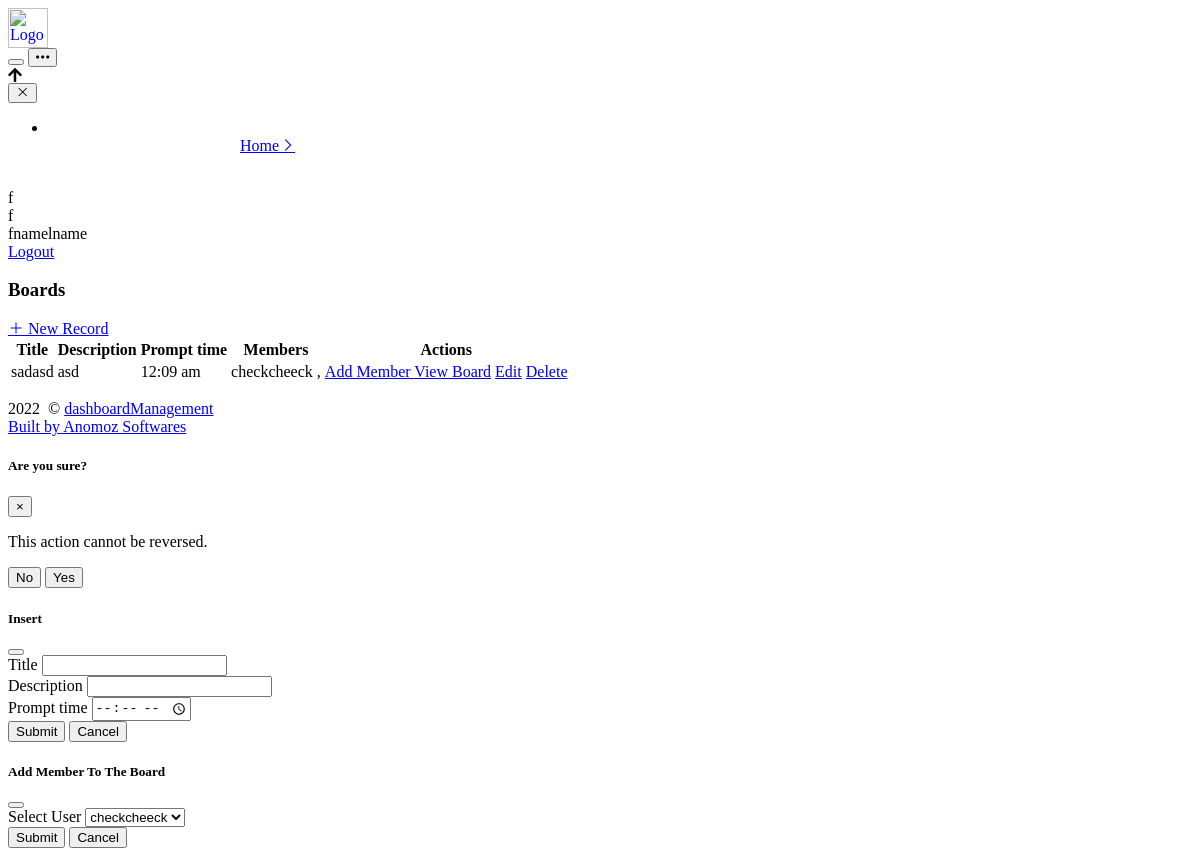
Page /home.php (signed in) on the committed database.
### tables this page shows
CREATE TABLE IF NOT EXISTS `dashboardmanagement_users` (
  `id` varchar(256) NOT NULL,
  `name` varchar(256) DEFAULT '',
  `email` varchar(256) DEFAULT '',
  `password` varchar(256) DEFAULT '',
  `first_name` varchar(256) DEFAULT '',
  `last_name` varchar(256) DEFAULT '',
  `timeAdded` varchar(256) DEFAULT '',
  `prompt_user` varchar(256) DEFAULT '',
  `boardId` varchar(256) DEFAULT '',
  PRIMARY KEY (`id`)
);

CREATE TABLE IF NOT EXISTS `dashboardmanagement_boards` (
  `id` varchar(200) NOT NULL,
  `title` varchar(256) DEFAULT '',
  `description` varchar(256) DEFAULT '',
  `timeAdded` varchar(256) DEFAULT NULL,
  `userId` varchar(256) DEFAULT '',
  `prompt_time` varchar(256) DEFAULT '',
  PRIMARY KEY (`id`)
);

CREATE TABLE IF NOT EXISTS `dashboardmanagement_board_users` (
  `id` varchar(256) NOT NULL,
  `userId` varchar(256) DEFAULT '',
  `boardId` varchar(256) DEFAULT '',
  `timeAdded` varchar(256) DEFAULT '',
  PRIMARY KEY (`id`)
);

### global.php (called while the page is built, shortened)
<?
include_once("database.php");
require_once("./includes/core/session.php");
require_once("./includes/core/dbmodel.php");
setLoginUserSessionVariables();
$g_body_class = "";
$filenameLink = basename($_SERVER['PHP_SELF']);
$getCustomersFromDB = getAll($con,"SELECT * FROM ".$g_projectSlug."_users");
?>

### includes/core/session.php (called while the page is built, shortened)
<?php
function setLoginUserSessionVariables(){
    global $con, $g_projectSlug, $logged, $session_role, $session_id, $session_userId, $session_password ,$session_name, $session_email, $session_phone, $session_data;
    if (isset($_SESSION['email'])&&isset($_SESSION['password']))
    {
        $session_password = $_SESSION['password'];
        $session_email =  $_SESSION['email'];
        $query = "SELECT *  FROM ".$g_projectSlug."_users WHERE email='$session_email' AND password='$session_password'";
        $result = $con->query($query);
        if ($result->num_rows > 0){
            while($row = $result->fetch_assoc())
            {
                $logged=1;
                $session_id = $row['id'];
                $session_name = $row['name'];
            }
        }else
        {
            $logged=0;
        }
    }
    else
    {
            $logged=0;
    }
}
        ?>

### database.php (called while the page is built, shortened)
<?php
$g_projectSlug = "dashboardManagement";
?>

### includes/core/dbmodel.php (called while the page is built, shortened)
<?php
    function getRow($con,$sql){
    	if ($result = $con->query($sql)) {
            $row = mysqli_fetch_assoc($result);
            return $row;
        } else {
            return false;
        }
    }
    function getAll($con,$sql){
        $result = $con->query($sql);
        $list = array();
        while ($row = mysqli_fetch_assoc($result)){
            $list[] = $row;
        }
        return $list;
    }
?>

### home.php (the view, shortened to what this page needs)
<?
require("./global.php");
$idFromName=array();
$users=getAll($con,"SELECT * from dashboardmanagement_users");
foreach($users as $row)
{
	$idFromName[$row['id']]=$row['name'];
}
$primaryTableName = "boards";
$arrayFields_crud = array(
    "title" => ["input", "required", "", "text"],
    "description" => ["input", "", "", "text"],
    "prompt_time" => ["input", "", "", "time"],
);
?>
<!DOCTYPE html>
<html lang="en">
	<head><?require("./includes/views/head.php")?>
</head>
	<body class="<?echo $g_body_class?>">
		<?require("./includes/views/header.php")?>
        	<div class="kt-grid kt-grid--hor kt-grid--root">
			<div class="kt-grid__item kt-grid__item--fluid kt-grid kt-grid--ver kt-page">
				<div class="kt-grid__item kt-grid__item--fluid kt-grid kt-grid--hor kt-wrapper" id="kt_wrapper">
                    <?require("./includes/views/topmenu.php")?>
					<div class="kt-body kt-grid__item kt-grid__item--fluid kt-grid kt-grid--hor kt-grid--stretch" id="kt_body">
						<div class="kt-content  kt-grid__item kt-grid__item--fluid kt-grid kt-grid--hor" id="kt_content">
							<div class="kt-container  kt-grid__item kt-grid__item--fluid">
								<div class="kt-portlet kt-portlet--mobile">
									<div class="kt-portlet__head kt-portlet__head--lg">
										<div class="kt-portlet__head-label">
											<h3 class="kt-portlet__head-title">
												<?echo ucfirst(str_replace("_", " ", $primaryTableName));?>
											</h3>
										</div>
										<div class="kt-portlet__head-toolbar">
											<div class="kt-portlet__head-wrapper">
												<div class="kt-portlet__head-actions">
												    <a href="#" class="btn btn-brand btn-elevate btn-icon-sm" data-toggle="modal" data-target="#create_record_modal">
														<i class="la la-plus"></i>
														New Record
													</a>
												</div>
											</div>
										</div>
									</div>
									<div class="kt-portlet__body">
                                        <form action="" method="post">
    										<table class="table table-striped- table-bordered table-hover table-checkable add-search" id="kt_table_1">
    											<thead>
    												<tr>
    													<?
    													$query = "SELECT *,b.id as boardId from dashboardmanagement_boards b left JOIN dashboardmanagement_board_users bu on b.id=bu.boardId where b.userId='$session_id' || bu.userId='$session_id'";
    													$header = getRow($con, $query. " limit 1");
    												    foreach($arrayFields_crud as  $col => $info){
												            if(array_key_exists($col, $header)){
													            if(strpos($info[1], "hidden")===false){?>
													                <th><?echo ucfirst(str_replace("_", " ", $col))?></th>
    													<?}}}?>
    													<th>Members</th>
    													<th>Actions</th>
    												</tr>
    											</thead>
    											<tbody>
    											    <?$results = getAll($con, $query);
    											    foreach($results as $row){?>
        												<tr>
        													<?foreach($arrayFields_crud as $col => $info){
        													    if(strpos($info[1], "hidden")===false){?>
        													    <td>
        													        <?
        													        if(array_key_exists($col, $header)){
            													        if(false){
            													        }else{
                													        if(in_array($info[3], ["image", "file"])){
                													            if((strpos($info[1], 'multiple') !== false)){
                													                $files = $row[$col];
                													            }else{
                													                $files = [$row[$col]];
                													            }
                													            foreach($files as $file){?>
                													                <?if($file!=""){?>
                													                    <?if($info[3]=="image"){?>
                													                        <a href="./uploads/<?echo $file?>" target="_blank"><img src="./uploads/<?echo $file?>" class="img-thumbnail" style="height:90px;"  onerror="this.src='./assets/media/404.png';"></a>
                													                    <?}else if($info[3]=="file"){?>
                													                        <a href="./uploads/<?echo $file?>" target="_blank" class='badge btn-info btn-sm'>View File</a>
                													                    <?}?>
                													                <?}?>
                													            <?}?>
                    													    <?}else{
                    													        if((strpos($info[1], 'multiple') !== false)){
                    													           foreach(($row[$col]) as $mData){
                    													               echo $mData.", ";
                    													           }
                    													        }else{
                    													        	if($col=="prompt_time")
                													        			echo date('h:i a ', strtotime($row[$col]));
                    													        	else
                    													            	echo ($row[$col]);
                    													        }
                													        }
                													    }
            													    }?>
        													    </td>
        													<?}}?>
        													<td>
        														<?
        														$bId=$row['boardId'];
        														$boardUsers=getAll($con,"select * from dashboardManagement_board_users where boardId='$bId'");
    															foreach($boardUsers as $srow){
    																echo $idFromName[$srow['userId']]." , ";
        														}?>
        													</td>
        													<td>
        														<a href="#" class="btn btn-warning" data-toggle="modal" data-target="#add_member" data-mydata='<?echo  (json_encode($row, true));?>' >Add Member </a>
        														<a class="btn btn-primary" href="./viewBoard.php?bId=<?echo $bId?>">View Board</a>
        													    <a href="#" class="btn btn-warning" data-toggle="modal" data-target="#create_record_modal" data-mydata='<?echo  (json_encode($row, true));?>' >Edit</a>
        													    <a href="#" class="btn btn-danger" data-toggle="modal" data-target="#delete_record" data-url="?<?if(isset($_GET['id'])){echo "id=".$_GET['id']."&";}?>delete-record=<?echo $row['boardId']?>">Delete</a>
        													</td>
        												</tr>
    												<?}?>
    											</tbody>
    										</table>
                                        </form>
									</div>
								</div>
							</div>
						</div>
					</div>
					<?require("./includes/views/footer.php")?>
				</div>
			</div>
		</div>
        <?require("./includes/views/footerjs.php")?>
	</body>
	<div class="modal fade" id="create_record_modal" tabindex="-1" role="dialog" aria-labelledby="exampleModalLabel" aria-hidden="true">
		<div class="modal-dialog" role="document">
			<div class="modal-content">
				<div class="modal-header">
					<h5 class="modal-title" id="modelTitle">Insert</h5>
					<button type="button" class="close" data-dismiss="modal" aria-label="Close">
					</button>
				</div>
				<div class="modal-body">
					<form class="kt-form" action="" method="Post" enctype="multipart/form-data">
						<div class="kt-portlet__body">
						    <?foreach($arrayFields_crud as $col => $info){?>
						    <div class="form-group">
						        <?if(strpos($info[1], "hidden")===false){?>
								    <label><?echo ucfirst(str_replace("_", " ", $col))?></label>
								<?}?>
								<?if($info[0]=="input" && in_array($info[3], ["text", "email", "password", "number", "file", "date", "time", "color", "datetime", "checkbox", "radio"])){?>
								    <?if(in_array($info[3], ["checkbox", "radio"])){?>
								        <?foreach($info[2] as $i=> $option){?>
    								        <div class="form-check">
                                              <input name="<?echo $col?><?if((strpos($info[1], 'multiple') !== false)){echo '[]'; }?>" class="form-check-input" type="<?echo $info[3]?>" value="<?echo $i?>" id="<?echo $col?>" <?echo $info[1]?>>
                                              <label class="form-check-label" for="<?echo $col?>">
                                                <?echo ucfirst(str_replace("_", " ", $option))?>
                                              </label>
                                            </div>
                                        <?}?>
								    <?}else{?>
								    <input type="<?echo $info[3]?>" name="<?echo $col?><?if((strpos($info[1], 'multiple') !== false)){echo '[]'; }?>" class="form-control" <?echo $info[1]?>  >
								    <?}?>
								<?}else if($info[0]=="select"){?>
								    <select name="<?echo $col?><?if((strpos($info[1], 'multiple') !== false)){echo '[]'; }?>" class="form-control" <?echo $info[1]?>  >
    								    <?foreach($info[2] as $i=> $option){?>
    								        <option value="<?echo $i?>"><?echo $option?></option>
    								    <?}?>
								    </select>
								<?}else if($info[0]=="input" && in_array($info[3], ["image"])){?>
								    <input type="file" name="<?echo $col?><?if((strpos($info[1], 'multiple') !== false)){echo '[]'; }?>" class="form-control" <?echo $info[1]?>  >
								<?}else if($info[0]=="textarea"){?>
								    <textarea type="text" name="<?echo $col?>" class="form-control" <?echo $info[1]?>  ></textarea>
								<?}else{?>
								    <code><?echo $col?> Couldn't render</code>
								<?}?>
							</div>
							<?}?>
						</div>
						<div class="kt-portlet__foot">
							<div class="kt-form__actions">
								<input type="submit" name="create_package" value="Submit" class="btn btn-primary">
								<button type="button" class="btn btn-secondary" data-dismiss="modal">Cancel</button>
							</div>
						</div>
					</form>
				</div>
			</div>
		</div>
	</div>
	<div class="modal fade" id="add_member" tabindex="-1" role="dialog" aria-labelledby="exampleModalLabel" aria-hidden="true">
		<div class="modal-dialog" role="document">
			<div class="modal-content">
				<div class="modal-header">
					<h5 class="modal-title" id="modelTitle">Add Member To The Board</h5>
					<button type="button" class="close" data-dismiss="modal" aria-label="Close">
					</button>
				</div>
				<div class="modal-body">
					<form class="kt-form" action="" method="Post" enctype="multipart/form-data">
						<div class="kt-portlet__body">
						    <div class="form-group">
								<label>Select User</label>
								<select name="user" class="form-control">
									<?$allUsers=getAll($con,"select * from dashboardManagement_users where id!='$session_id'");
									foreach($allUsers as $row){?>
										<option value="<?echo $row['id']?>"><?echo $row['name']?></option>
									<?}?>
								</select>
							</div>
						</div>
						<div class="kt-portlet__foot">
							<div class="kt-form__actions">
								<input type="submit" name="assign_member" value="Submit" class="btn btn-primary">
								<button type="button" class="btn btn-secondary" data-dismiss="modal">Cancel</button>
							</div>
						</div>
					</form>
				</div>
			</div>
		</div>
	</div>
</html>

### includes/views/topmenu.php (shortened to what this page needs)
<div id="kt_header" class="kt-header  kt-header--fixed " data-ktheader-minimize="on">
						<div class="kt-container  kt-container--fluid ">
							<button class="kt-header-menu-wrapper-close" id="kt_header_menu_mobile_close_btn"><i class="la la-close"></i></button>
							<div class="kt-header-menu-wrapper kt-grid__item kt-grid__item--fluid" id="kt_header_menu_wrapper">
								<div id="kt_header_menu" class="kt-header-menu kt-header-menu-mobile ">
									<ul class="kt-menu__nav">
									    <?if($logged==1 ){?>
                                            <li class="kt-menu__item <?if($filenameLink=='home.php'){echo 'kt-menu__item--here';}?>" data-ktmenu-submenu-toggle="click" aria-haspopup="true">
                                                <a href="./home.php" class="kt-menu__link"><span class="kt-menu__link-text">Home</span><i class="kt-menu__ver-arrow la la-angle-right"></i></a>
                                            </li>
                                        <?}?>
                                    </ul>
								</div>
							</div>
							<?if($logged==1){?>
							<div class="kt-header__topbar kt-grid__item">
								<div class="kt-header__topbar-item kt-header__topbar-item--user">
									<div class="kt-header__topbar-wrapper" data-toggle="dropdown" data-offset="10px,0px">
										<span class="kt-badge kt-badge--username kt-badge--unified-success kt-badge--lg kt-badge--rounded kt-badge--bold"><?echo substr($session_name, 0, 1);?></span>
									</div>
									<div class="dropdown-menu dropdown-menu-fit dropdown-menu-right dropdown-menu-anim dropdown-menu-xl">
									<div class="kt-user-card kt-user-card--skin-light kt-notification-item-padding-x">
											<div class="kt-user-card__avatar">
											    <span class="kt-badge kt-badge--username kt-badge--unified-success kt-badge--lg kt-badge--rounded kt-badge--bold"><?echo substr($session_name, 0, 1);?></span>
											</div>
											<div class="kt-user-card__name">
												<?echo $session_name?>
											</div>
											<div class="kt-user-card__badge">
												<a href="./?logout=1" class="btn btn-label-primary btn-sm btn-bold btn-font-md">Logout</a>
											</div>
										</div>
									</div>
								</div>
							</div>
							<?}?>
						</div>
					</div>

### rows in the picture
dashboardmanagement_users: name "f", name "fnamelname"
dashboardmanagement_boards: title "sadasd", description "asd", prompt_time "12:09 am"
dashboardmanagement_board_users: userId "checkcheeck"

### other values in the picture
str_replace("_", " ", $primaryTableName) "Boards"
str_replace("_", " ", $col) "Title"
str_replace("_", " ", $col) "Description"
str_replace("_", " ", $col) "Prompt time"
$g_projectTitle "dashboardManagement"
form field user "checkcheeck"
